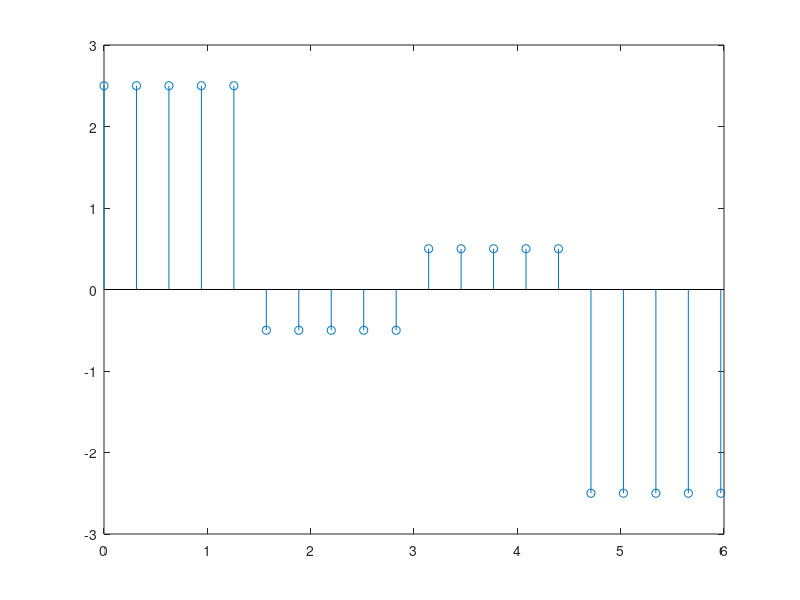
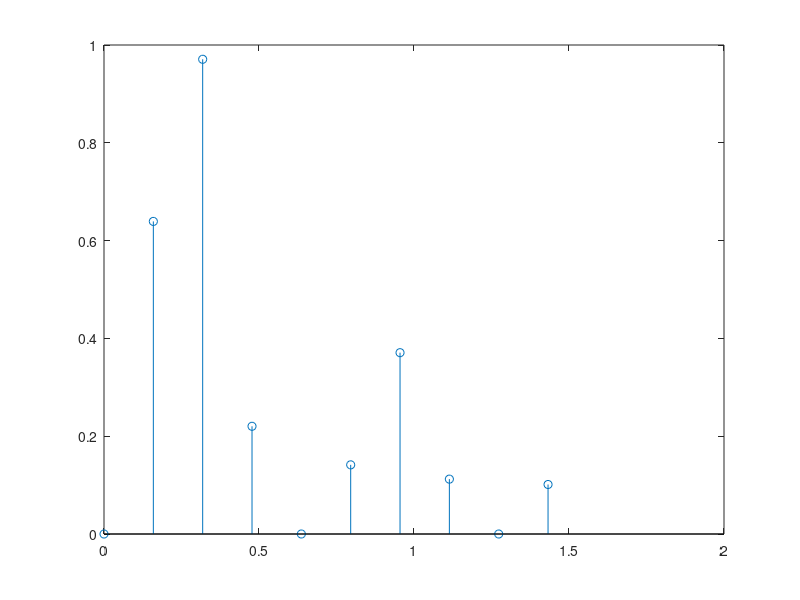
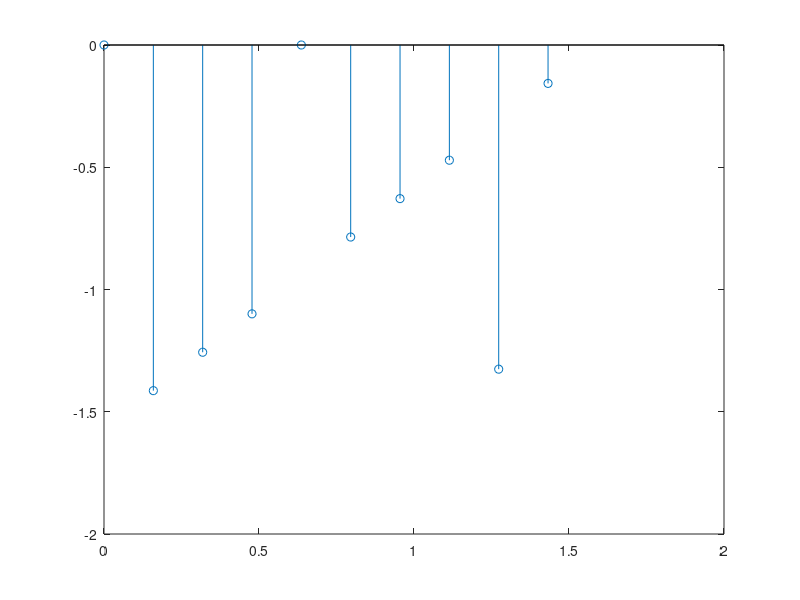
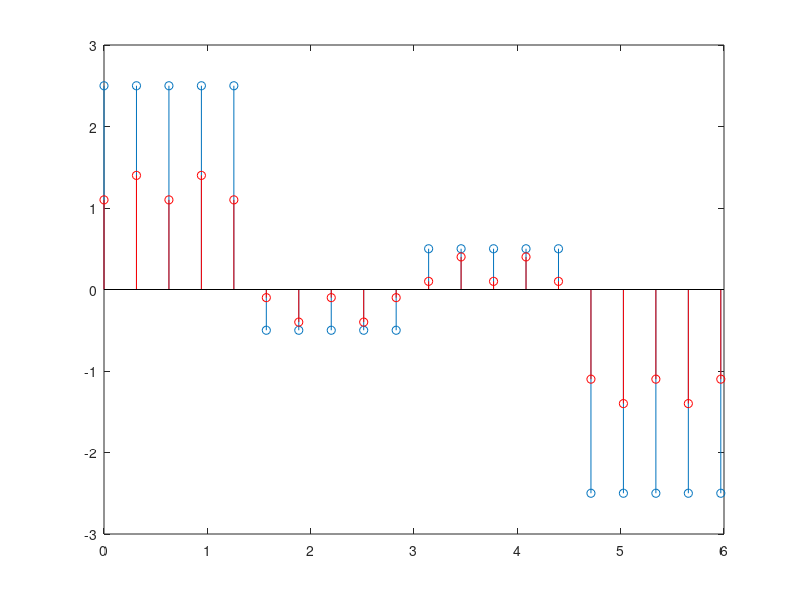

Source code (MATLAB) for these figures, in order:
% Questao 1
% Prova de Analise de Sinais
function questao_1 = questao_1()

	% 1) Com base no sinal x(t)
	numero_total_pontos = 20; % Número de pontos
	tempo_medicao = 2*pi; % Tempo de medição
	frequencia_amostragem = numero_total_pontos/tempo_medicao; % Frequencia de amostragem
	tempos_periodo = 0 : 1/frequencia_amostragem : tempo_medicao - 1/frequencia_amostragem;   % Vetor do tempo

	% Definindo o vetor x (discretizado)
	sinal_x_t(1:numero_total_pontos/4)       = 2.5;  % 2.5, 0 < t < pi/4
	sinal_x_t(numero_total_pontos/4+1:numero_total_pontos/2)   = -0.5; % -0,5, pi/2 < t < pi
	sinal_x_t(numero_total_pontos/2+1:3*numero_total_pontos/4) = 0.5;  % 0,5,  pi < t < 3*pi/4
	sinal_x_t(3*numero_total_pontos/4 + 1:numero_total_pontos) = -2.5; % -2,5, 3*pi/4 < t < 2*pi

	figure; stem(tempos_periodo, sinal_x_t);

	% a) 10 primeiros coeficientes da Serie de Fourier na forma discreta com DFT
	coeficientes_serie_fourier = fft(sinal_x_t)/numero_total_pontos;
	coeficientes_serie_fourier = coeficientes_serie_fourier(1:10);

	% b) Espectros de magnitude e fase
	frequencias = (frequencia_amostragem/numero_total_pontos) ... 
	*(0:numero_total_pontos-1);
	% magnitude
	figure; stem(frequencias(1:length(coeficientes_serie_fourier)), abs(coeficientes_serie_fourier));
	% fase
	figure; stem(frequencias(1:length(coeficientes_serie_fourier)), angle(coeficientes_serie_fourier));

	% c) Comparar funcao no tempo com os 10 termos
	sinal_x_t_reconstruido(1:numero_total_pontos) = 0;
	numero_total_termos = 10;
	for termo = 1:numero_total_termos-1
	    sinal_x_t_reconstruido = sinal_x_t_reconstruido + ... 
	    coeficientes_serie_fourier(termo + 1)*exp(1i*2*pi*termo*tempos_periodo/tempo_medicao);
	end
	figure; stem(tempos_periodo, sinal_x_t); hold on;
	stem(tempos_periodo, real(sinal_x_t_reconstruido), 'red');
